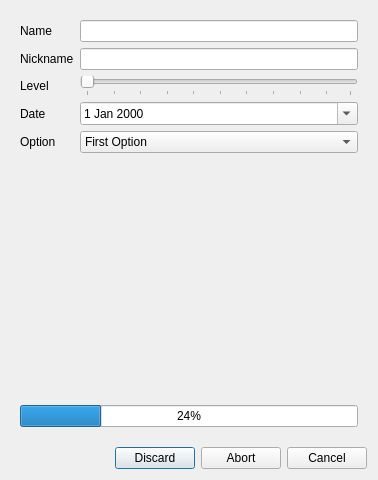
<?xml version="1.0" encoding="UTF-8"?>
<ui version="4.0">
 <class>SampleScreen</class>
 <widget class="QDialog" name="SampleScreen">
  <property name="geometry">
   <rect>
    <x>0</x>
    <y>0</y>
    <width>378</width>
    <height>480</height>
   </rect>
  </property>
  <property name="windowTitle">
   <string>Dialog</string>
  </property>
  <layout class="QVBoxLayout" name="verticalLayout">
   <item>
    <widget class="QFrame" name="frame_2">
     <property name="frameShape">
      <enum>QFrame::NoFrame</enum>
     </property>
     <property name="frameShadow">
      <enum>QFrame::Raised</enum>
     </property>
     <layout class="QFormLayout" name="formLayout">
      <property name="fieldGrowthPolicy">
       <enum>QFormLayout::AllNonFixedFieldsGrow</enum>
      </property>
      <item row="0" column="0">
       <widget class="QLabel" name="label">
        <property name="text">
         <string>Name</string>
        </property>
       </widget>
      </item>
      <item row="0" column="1">
       <widget class="QLineEdit" name="nameField"/>
      </item>
      <item row="1" column="0">
       <widget class="QLabel" name="label_2">
        <property name="text">
         <string>Nickname</string>
        </property>
       </widget>
      </item>
      <item row="1" column="1">
       <widget class="QLineEdit" name="nicknameField"/>
      </item>
      <item row="2" column="0">
       <widget class="QLabel" name="label_3">
        <property name="text">
         <string>Level</string>
        </property>
       </widget>
      </item>
      <item row="2" column="1">
       <widget class="QSlider" name="slider">
        <property name="orientation">
         <enum>Qt::Horizontal</enum>
        </property>
        <property name="tickPosition">
         <enum>QSlider::TicksBelow</enum>
        </property>
        <property name="tickInterval">
         <number>10</number>
        </property>
       </widget>
      </item>
      <item row="3" column="0">
       <widget class="QLabel" name="label_4">
        <property name="text">
         <string>Date</string>
        </property>
       </widget>
      </item>
      <item row="3" column="1">
       <widget class="QDateEdit" name="dateEdit">
        <property name="calendarPopup">
         <bool>true</bool>
        </property>
       </widget>
      </item>
      <item row="4" column="0">
       <widget class="QLabel" name="label_5">
        <property name="text">
         <string>Option</string>
        </property>
       </widget>
      </item>
      <item row="4" column="1">
       <widget class="QComboBox" name="comboBox">
        <item>
         <property name="text">
          <string>First Option</string>
         </property>
        </item>
        <item>
         <property name="text">
          <string>Second Option</string>
         </property>
        </item>
        <item>
         <property name="text">
          <string>Third Option</string>
         </property>
        </item>
        <item>
         <property name="text">
          <string>Pick something, will ya?</string>
         </property>
        </item>
       </widget>
      </item>
     </layout>
    </widget>
   </item>
   <item>
    <widget class="QFrame" name="frame">
     <property name="maximumSize">
      <size>
       <width>16777215</width>
       <height>50</height>
      </size>
     </property>
     <property name="frameShape">
      <enum>QFrame::NoFrame</enum>
     </property>
     <property name="frameShadow">
      <enum>QFrame::Raised</enum>
     </property>
     <layout class="QHBoxLayout" name="horizontalLayout">
      <item>
       <widget class="QProgressBar" name="progress">
        <property name="value">
         <number>24</number>
        </property>
       </widget>
      </item>
     </layout>
    </widget>
   </item>
   <item>
    <widget class="QDialogButtonBox" name="buttonBox">
     <property name="orientation">
      <enum>Qt::Horizontal</enum>
     </property>
     <property name="standardButtons">
      <set>QDialogButtonBox::Abort|QDialogButtonBox::Cancel|QDialogButtonBox::Discard</set>
     </property>
    </widget>
   </item>
  </layout>
 </widget>
 <resources/>
 <connections>
  <connection>
   <sender>buttonBox</sender>
   <signal>accepted()</signal>
   <receiver>SampleScreen</receiver>
   <slot>accept()</slot>
   <hints>
    <hint type="sourcelabel">
     <x>248</x>
     <y>254</y>
    </hint>
    <hint type="destinationlabel">
     <x>157</x>
     <y>274</y>
    </hint>
   </hints>
  </connection>
  <connection>
   <sender>buttonBox</sender>
   <signal>rejected()</signal>
   <receiver>SampleScreen</receiver>
   <slot>reject()</slot>
   <hints>
    <hint type="sourcelabel">
     <x>316</x>
     <y>260</y>
    </hint>
    <hint type="destinationlabel">
     <x>286</x>
     <y>274</y>
    </hint>
   </hints>
  </connection>
 </connections>
</ui>
